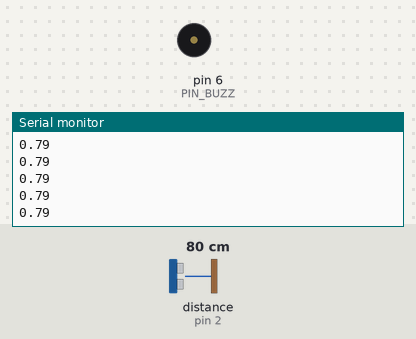
Recording of a sketch running on a simulated Arduino Uno, built with avr-gcc and run on an emulated ATmega328P. Shown: buzzer (waves = sounding), the last lines printed to the serial monitor. Wiring (inferred from the names in the program): ultrasonic range finder: trigger pin 3; echo pin 2. Inputs (shaded band) come from the test bench; at power-on: distance to the obstacle (sensor on pin 2) 80 cm. The echo pulse lasts 58.3 µs per cm.

Above: at 1.2 s.
1.3 s: distance to the obstacle (sensor on pin 2) set to 53 cm
At 1.46 s:
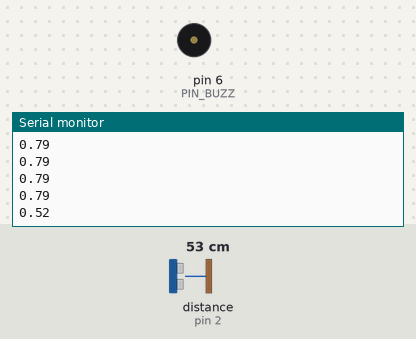
4.3 s: distance to the obstacle (sensor on pin 2) set to 50 cm
At 4.36 s:
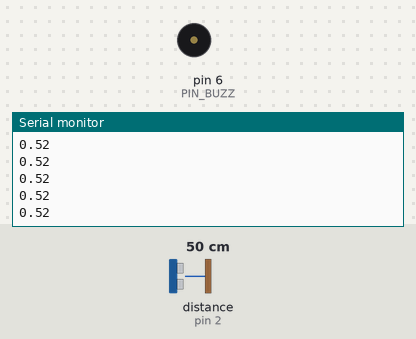
5.8 s: distance to the obstacle (sensor on pin 2) set to 60 cm
At 5.93 s:
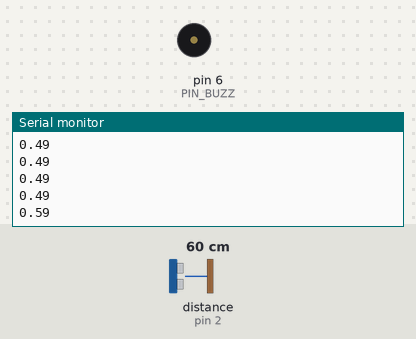
8.8 s: distance to the obstacle (sensor on pin 2) set to 2 cm
At 8.84 s:
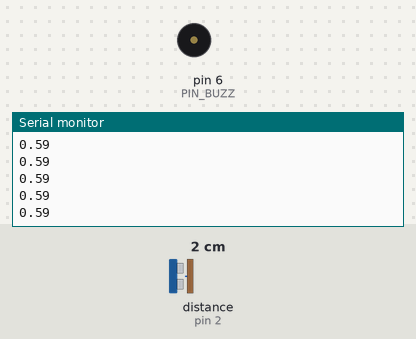
Timing chart, 0 to 11.3 s (numbered marks = the images above; inputs shaded):
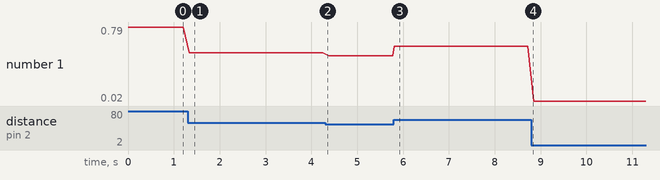

Measured:
- after the input at 1.3 s, the serial monitor: prints a new line at once (image 1)
- after the input at 5.8 s, the serial monitor: prints a new line at once (image 3)
- plotted number 1: 0.79 → 0.52 after the input at 1.3 s, 0.52 → 0.49 after the input at 4.3 s, 0.49 → 0.59 after the input at 5.8 s, 0.59 → 0.02 after the input at 8.8 s

The sketch:

11_Ultrasonic_parking_sensor.ino
```cpp
#define PIN_TRIG 	(3)
#define PIN_ECHO	(2)
#define PIN_BUZZ	(6)

void setup()
{
  Serial.begin(9600);
  pinMode(PIN_TRIG, OUTPUT);
  pinMode(PIN_ECHO, INPUT);
  pinMode(PIN_BUZZ, OUTPUT);

  digitalWrite(PIN_TRIG, LOW);
}

void loop()
{
  int beepDelay;
  long duration;
  float distance;

  digitalWrite(PIN_TRIG, LOW);
  delayMicroseconds(2);

  digitalWrite(PIN_TRIG, HIGH);
  delayMicroseconds(10);
  digitalWrite(PIN_TRIG, LOW);

  duration = pulseIn(PIN_ECHO, HIGH);
  distance = 340.0*duration*1.0e-6*0.5;

  Serial.println(distance);

  if (distance<2.0){
    if 		(distance<0.5)	beepDelay = 32;
    else if (distance<1.0)	beepDelay = 128;
    else if (distance<1.5)	beepDelay = 256;
    else 					beepDelay = 512;
    tone(PIN_BUZZ,1760,5);
    delay(beepDelay);
  }

}
```
